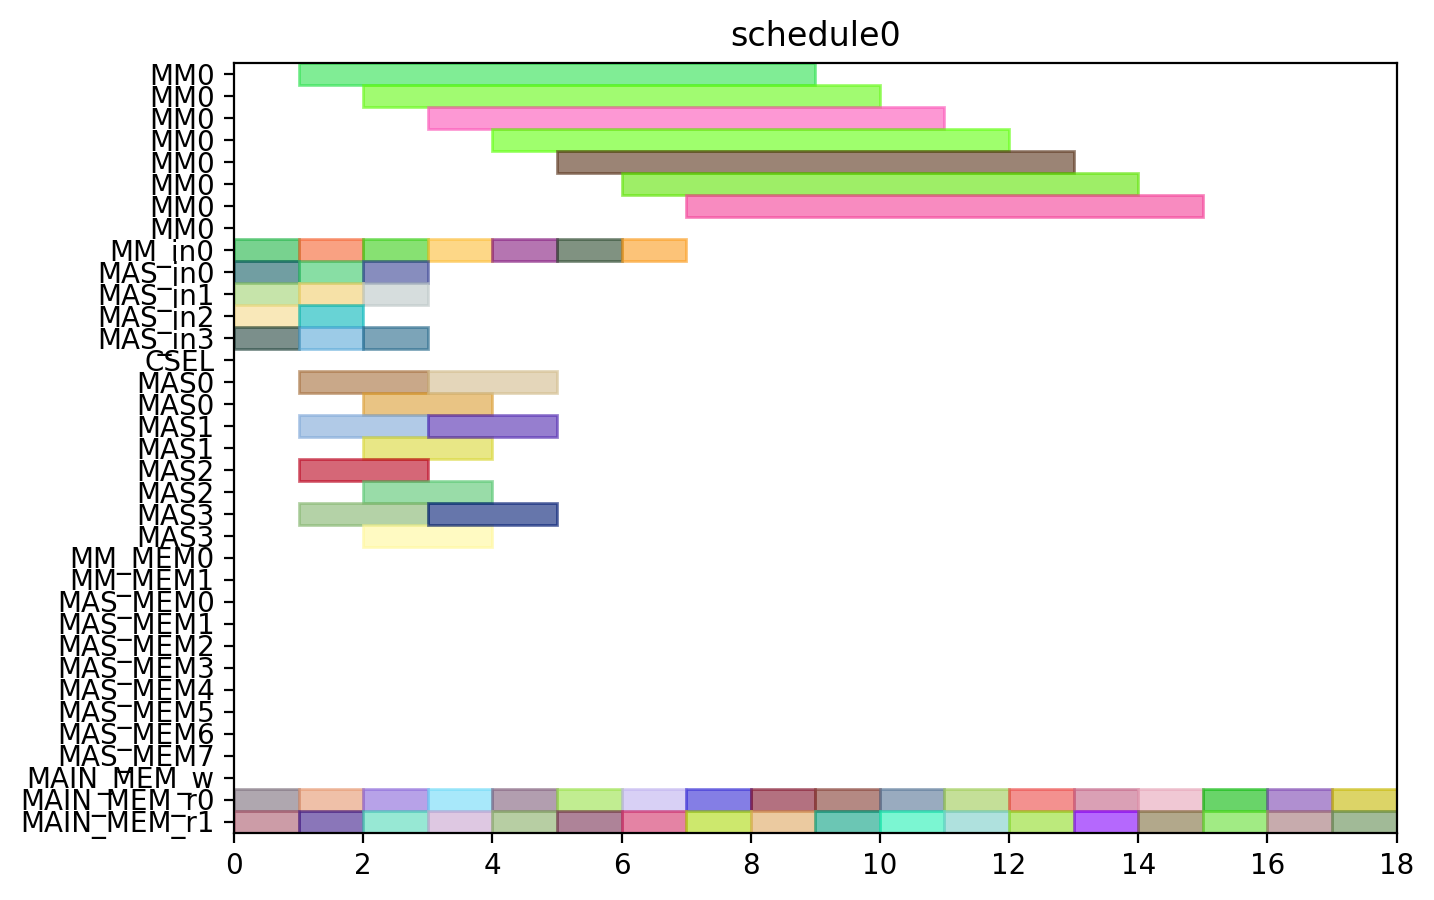

The Python source for this figure:
from pyschedule import Scenario, solvers, plotters, alt


def solve():
	horizon = 90
	S = Scenario("schedule0", horizon=horizon)

	# resource
	MM = S.Resources('MM', num=1, size=8)
	MM_in = S.Resources('MM_in', num=1)
	MAS_in = S.Resources('MAS_in', num=4)
	CSEL = S.Resource('CSEL')
	MAS = S.Resources('MAS', num=4, size=2, periods=range(1, horizon))
	MM_MEM = S.Resources('MM_MEM', num=2)
	MAS_MEM = S.Resources('MAS_MEM', num=8)
	MAIN_MEM_w = S.Resource('MAIN_MEM_w', size=1)
	MAIN_MEM_r = S.Resources('MAIN_MEM_r', num=2)

	# result of previous scheduling

	# new tasks
	t0_t0 = S.Task('t0_t0', length=2, delay_cost=1)
	t0_t0 += alt(MAS)
	t0_t0_in = S.Task('t0_t0_in', length=1, delay_cost=1)
	t0_t0_in += alt(MAS_in)
	S += t0_t0_in*MAS_in[0]<=t0_t0*MAS[0]

	S += t0_t0_in*MAS_in[1]<=t0_t0*MAS[1]

	S += t0_t0_in*MAS_in[2]<=t0_t0*MAS[2]

	S += t0_t0_in*MAS_in[3]<=t0_t0*MAS[3]

	t0_t0_mem0 = S.Task('t0_t0_mem0', length=1, delay_cost=1)
	t0_t0_mem0 += MAIN_MEM_r[0]
	t0_t0_mem1 = S.Task('t0_t0_mem1', length=1, delay_cost=1)
	t0_t0_mem1 += MAIN_MEM_r[1]
	t0_t1 = S.Task('t0_t1', length=2, delay_cost=1)
	t0_t1 += alt(MAS)
	t0_t1_in = S.Task('t0_t1_in', length=1, delay_cost=1)
	t0_t1_in += alt(MAS_in)
	S += t0_t1_in*MAS_in[0]<=t0_t1*MAS[0]

	S += t0_t1_in*MAS_in[1]<=t0_t1*MAS[1]

	S += t0_t1_in*MAS_in[2]<=t0_t1*MAS[2]

	S += t0_t1_in*MAS_in[3]<=t0_t1*MAS[3]

	t0_t1_mem0 = S.Task('t0_t1_mem0', length=1, delay_cost=1)
	t0_t1_mem0 += MAIN_MEM_r[0]
	t0_t1_mem1 = S.Task('t0_t1_mem1', length=1, delay_cost=1)
	t0_t1_mem1 += MAIN_MEM_r[1]
	t0_t3 = S.Task('t0_t3', length=8, delay_cost=1)
	t0_t3 += alt(MM)
	t0_t3_in = S.Task('t0_t3_in', length=1, delay_cost=1)
	t0_t3_in += alt(MM_in)
	S += t0_t3_in*MM_in[0]<=t0_t3*MM[0]

	t0_t3_mem0 = S.Task('t0_t3_mem0', length=1, delay_cost=1)
	t0_t3_mem0 += MAIN_MEM_r[0]
	t0_t3_mem1 = S.Task('t0_t3_mem1', length=1, delay_cost=1)
	t0_t3_mem1 += MAIN_MEM_r[1]
	t1_t0 = S.Task('t1_t0', length=2, delay_cost=1)
	t1_t0 += alt(MAS)
	t1_t0_in = S.Task('t1_t0_in', length=1, delay_cost=1)
	t1_t0_in += alt(MAS_in)
	S += t1_t0_in*MAS_in[0]<=t1_t0*MAS[0]

	S += t1_t0_in*MAS_in[1]<=t1_t0*MAS[1]

	S += t1_t0_in*MAS_in[2]<=t1_t0*MAS[2]

	S += t1_t0_in*MAS_in[3]<=t1_t0*MAS[3]

	t1_t0_mem0 = S.Task('t1_t0_mem0', length=1, delay_cost=1)
	t1_t0_mem0 += MAIN_MEM_r[0]
	t1_t0_mem1 = S.Task('t1_t0_mem1', length=1, delay_cost=1)
	t1_t0_mem1 += MAIN_MEM_r[1]
	t1_t1 = S.Task('t1_t1', length=2, delay_cost=1)
	t1_t1 += alt(MAS)
	t1_t1_in = S.Task('t1_t1_in', length=1, delay_cost=1)
	t1_t1_in += alt(MAS_in)
	S += t1_t1_in*MAS_in[0]<=t1_t1*MAS[0]

	S += t1_t1_in*MAS_in[1]<=t1_t1*MAS[1]

	S += t1_t1_in*MAS_in[2]<=t1_t1*MAS[2]

	S += t1_t1_in*MAS_in[3]<=t1_t1*MAS[3]

	t1_t1_mem0 = S.Task('t1_t1_mem0', length=1, delay_cost=1)
	t1_t1_mem0 += MAIN_MEM_r[0]
	t1_t1_mem1 = S.Task('t1_t1_mem1', length=1, delay_cost=1)
	t1_t1_mem1 += MAIN_MEM_r[1]
	t1_t3 = S.Task('t1_t3', length=8, delay_cost=1)
	t1_t3 += alt(MM)
	t1_t3_in = S.Task('t1_t3_in', length=1, delay_cost=1)
	t1_t3_in += alt(MM_in)
	S += t1_t3_in*MM_in[0]<=t1_t3*MM[0]

	t1_t3_mem0 = S.Task('t1_t3_mem0', length=1, delay_cost=1)
	t1_t3_mem0 += MAIN_MEM_r[0]
	t1_t3_mem1 = S.Task('t1_t3_mem1', length=1, delay_cost=1)
	t1_t3_mem1 += MAIN_MEM_r[1]
	t2_t2 = S.Task('t2_t2', length=2, delay_cost=1)
	t2_t2 += alt(MAS)
	t2_t2_in = S.Task('t2_t2_in', length=1, delay_cost=1)
	t2_t2_in += alt(MAS_in)
	S += t2_t2_in*MAS_in[0]<=t2_t2*MAS[0]

	S += t2_t2_in*MAS_in[1]<=t2_t2*MAS[1]

	S += t2_t2_in*MAS_in[2]<=t2_t2*MAS[2]

	S += t2_t2_in*MAS_in[3]<=t2_t2*MAS[3]

	t2_t2_mem0 = S.Task('t2_t2_mem0', length=1, delay_cost=1)
	t2_t2_mem0 += MAIN_MEM_r[0]
	t2_t2_mem1 = S.Task('t2_t2_mem1', length=1, delay_cost=1)
	t2_t2_mem1 += MAIN_MEM_r[1]
	t5_t0 = S.Task('t5_t0', length=8, delay_cost=1)
	t5_t0 += alt(MM)
	t5_t0_in = S.Task('t5_t0_in', length=1, delay_cost=1)
	t5_t0_in += alt(MM_in)
	S += t5_t0_in*MM_in[0]<=t5_t0*MM[0]

	t5_t0_mem0 = S.Task('t5_t0_mem0', length=1, delay_cost=1)
	t5_t0_mem0 += MAIN_MEM_r[0]
	t5_t0_mem1 = S.Task('t5_t0_mem1', length=1, delay_cost=1)
	t5_t0_mem1 += MAIN_MEM_r[1]
	t5_t1 = S.Task('t5_t1', length=8, delay_cost=1)
	t5_t1 += alt(MM)
	t5_t1_in = S.Task('t5_t1_in', length=1, delay_cost=1)
	t5_t1_in += alt(MM_in)
	S += t5_t1_in*MM_in[0]<=t5_t1*MM[0]

	t5_t1_mem0 = S.Task('t5_t1_mem0', length=1, delay_cost=1)
	t5_t1_mem0 += MAIN_MEM_r[0]
	t5_t1_mem1 = S.Task('t5_t1_mem1', length=1, delay_cost=1)
	t5_t1_mem1 += MAIN_MEM_r[1]
	t5_t2 = S.Task('t5_t2', length=2, delay_cost=1)
	t5_t2 += alt(MAS)
	t5_t2_in = S.Task('t5_t2_in', length=1, delay_cost=1)
	t5_t2_in += alt(MAS_in)
	S += t5_t2_in*MAS_in[0]<=t5_t2*MAS[0]

	S += t5_t2_in*MAS_in[1]<=t5_t2*MAS[1]

	S += t5_t2_in*MAS_in[2]<=t5_t2*MAS[2]

	S += t5_t2_in*MAS_in[3]<=t5_t2*MAS[3]

	t5_t2_mem0 = S.Task('t5_t2_mem0', length=1, delay_cost=1)
	t5_t2_mem0 += MAIN_MEM_r[0]
	t5_t2_mem1 = S.Task('t5_t2_mem1', length=1, delay_cost=1)
	t5_t2_mem1 += MAIN_MEM_r[1]
	t5_t3 = S.Task('t5_t3', length=2, delay_cost=1)
	t5_t3 += alt(MAS)
	t5_t3_in = S.Task('t5_t3_in', length=1, delay_cost=1)
	t5_t3_in += alt(MAS_in)
	S += t5_t3_in*MAS_in[0]<=t5_t3*MAS[0]

	S += t5_t3_in*MAS_in[1]<=t5_t3*MAS[1]

	S += t5_t3_in*MAS_in[2]<=t5_t3*MAS[2]

	S += t5_t3_in*MAS_in[3]<=t5_t3*MAS[3]

	t5_t3_mem0 = S.Task('t5_t3_mem0', length=1, delay_cost=1)
	t5_t3_mem0 += MAIN_MEM_r[0]
	t5_t3_mem1 = S.Task('t5_t3_mem1', length=1, delay_cost=1)
	t5_t3_mem1 += MAIN_MEM_r[1]
	t7_t0 = S.Task('t7_t0', length=2, delay_cost=1)
	t7_t0 += alt(MAS)
	t7_t0_in = S.Task('t7_t0_in', length=1, delay_cost=1)
	t7_t0_in += alt(MAS_in)
	S += t7_t0_in*MAS_in[0]<=t7_t0*MAS[0]

	S += t7_t0_in*MAS_in[1]<=t7_t0*MAS[1]

	S += t7_t0_in*MAS_in[2]<=t7_t0*MAS[2]

	S += t7_t0_in*MAS_in[3]<=t7_t0*MAS[3]

	t7_t0_mem0 = S.Task('t7_t0_mem0', length=1, delay_cost=1)
	t7_t0_mem0 += MAIN_MEM_r[0]
	t7_t0_mem1 = S.Task('t7_t0_mem1', length=1, delay_cost=1)
	t7_t0_mem1 += MAIN_MEM_r[1]
	t7_t1 = S.Task('t7_t1', length=2, delay_cost=1)
	t7_t1 += alt(MAS)
	t7_t1_in = S.Task('t7_t1_in', length=1, delay_cost=1)
	t7_t1_in += alt(MAS_in)
	S += t7_t1_in*MAS_in[0]<=t7_t1*MAS[0]

	S += t7_t1_in*MAS_in[1]<=t7_t1*MAS[1]

	S += t7_t1_in*MAS_in[2]<=t7_t1*MAS[2]

	S += t7_t1_in*MAS_in[3]<=t7_t1*MAS[3]

	t7_t1_mem0 = S.Task('t7_t1_mem0', length=1, delay_cost=1)
	t7_t1_mem0 += MAIN_MEM_r[0]
	t7_t1_mem1 = S.Task('t7_t1_mem1', length=1, delay_cost=1)
	t7_t1_mem1 += MAIN_MEM_r[1]
	t7_t3 = S.Task('t7_t3', length=8, delay_cost=1)
	t7_t3 += alt(MM)
	t7_t3_in = S.Task('t7_t3_in', length=1, delay_cost=1)
	t7_t3_in += alt(MM_in)
	S += t7_t3_in*MM_in[0]<=t7_t3*MM[0]

	t7_t3_mem0 = S.Task('t7_t3_mem0', length=1, delay_cost=1)
	t7_t3_mem0 += MAIN_MEM_r[0]
	t7_t3_mem1 = S.Task('t7_t3_mem1', length=1, delay_cost=1)
	t7_t3_mem1 += MAIN_MEM_r[1]
	t10_t0 = S.Task('t10_t0', length=8, delay_cost=1)
	t10_t0 += alt(MM)
	t10_t0_in = S.Task('t10_t0_in', length=1, delay_cost=1)
	t10_t0_in += alt(MM_in)
	S += t10_t0_in*MM_in[0]<=t10_t0*MM[0]

	t10_t0_mem0 = S.Task('t10_t0_mem0', length=1, delay_cost=1)
	t10_t0_mem0 += MAIN_MEM_r[0]
	t10_t0_mem1 = S.Task('t10_t0_mem1', length=1, delay_cost=1)
	t10_t0_mem1 += MAIN_MEM_r[1]
	t10_t1 = S.Task('t10_t1', length=8, delay_cost=1)
	t10_t1 += alt(MM)
	t10_t1_in = S.Task('t10_t1_in', length=1, delay_cost=1)
	t10_t1_in += alt(MM_in)
	S += t10_t1_in*MM_in[0]<=t10_t1*MM[0]

	t10_t1_mem0 = S.Task('t10_t1_mem0', length=1, delay_cost=1)
	t10_t1_mem0 += MAIN_MEM_r[0]
	t10_t1_mem1 = S.Task('t10_t1_mem1', length=1, delay_cost=1)
	t10_t1_mem1 += MAIN_MEM_r[1]
	t10_t2 = S.Task('t10_t2', length=2, delay_cost=1)
	t10_t2 += alt(MAS)
	t10_t2_in = S.Task('t10_t2_in', length=1, delay_cost=1)
	t10_t2_in += alt(MAS_in)
	S += t10_t2_in*MAS_in[0]<=t10_t2*MAS[0]

	S += t10_t2_in*MAS_in[1]<=t10_t2*MAS[1]

	S += t10_t2_in*MAS_in[2]<=t10_t2*MAS[2]

	S += t10_t2_in*MAS_in[3]<=t10_t2*MAS[3]

	t10_t2_mem0 = S.Task('t10_t2_mem0', length=1, delay_cost=1)
	t10_t2_mem0 += MAIN_MEM_r[0]
	t10_t2_mem1 = S.Task('t10_t2_mem1', length=1, delay_cost=1)
	t10_t2_mem1 += MAIN_MEM_r[1]
	t10_t3 = S.Task('t10_t3', length=2, delay_cost=1)
	t10_t3 += alt(MAS)
	t10_t3_in = S.Task('t10_t3_in', length=1, delay_cost=1)
	t10_t3_in += alt(MAS_in)
	S += t10_t3_in*MAS_in[0]<=t10_t3*MAS[0]

	S += t10_t3_in*MAS_in[1]<=t10_t3*MAS[1]

	S += t10_t3_in*MAS_in[2]<=t10_t3*MAS[2]

	S += t10_t3_in*MAS_in[3]<=t10_t3*MAS[3]

	t10_t3_mem0 = S.Task('t10_t3_mem0', length=1, delay_cost=1)
	t10_t3_mem0 += MAIN_MEM_r[0]
	t10_t3_mem1 = S.Task('t10_t3_mem1', length=1, delay_cost=1)
	t10_t3_mem1 += MAIN_MEM_r[1]
	solvers.mip.solve(S,msg=1,kind='CPLEX',ratio_gap=1.01)

	solution = [['hoge']*len(S.solution()[1]) for i in range(len(S.solution()))]
	for i in range(len(S.solution())):
		for j in range(len(S.solution()[i])):
			solution[i][j]=str(S.solution()[i][j])
	print(solution)

	cycles = int(solution[-1][3])

	pic_file_name = "/home/mfukuda/ABE/multiRAM_multiMAS_16mux/scheduling_result/stage8MM1_stage2MAS4/EP2_DBL_w_EVAL/schedule0.png"
	if(S.solution() != []):
		plotters.matplotlib.plot(S,img_filename=pic_file_name, show_task_labels=False, fig_size=(cycles*0.25+3, 5))

	return solution
